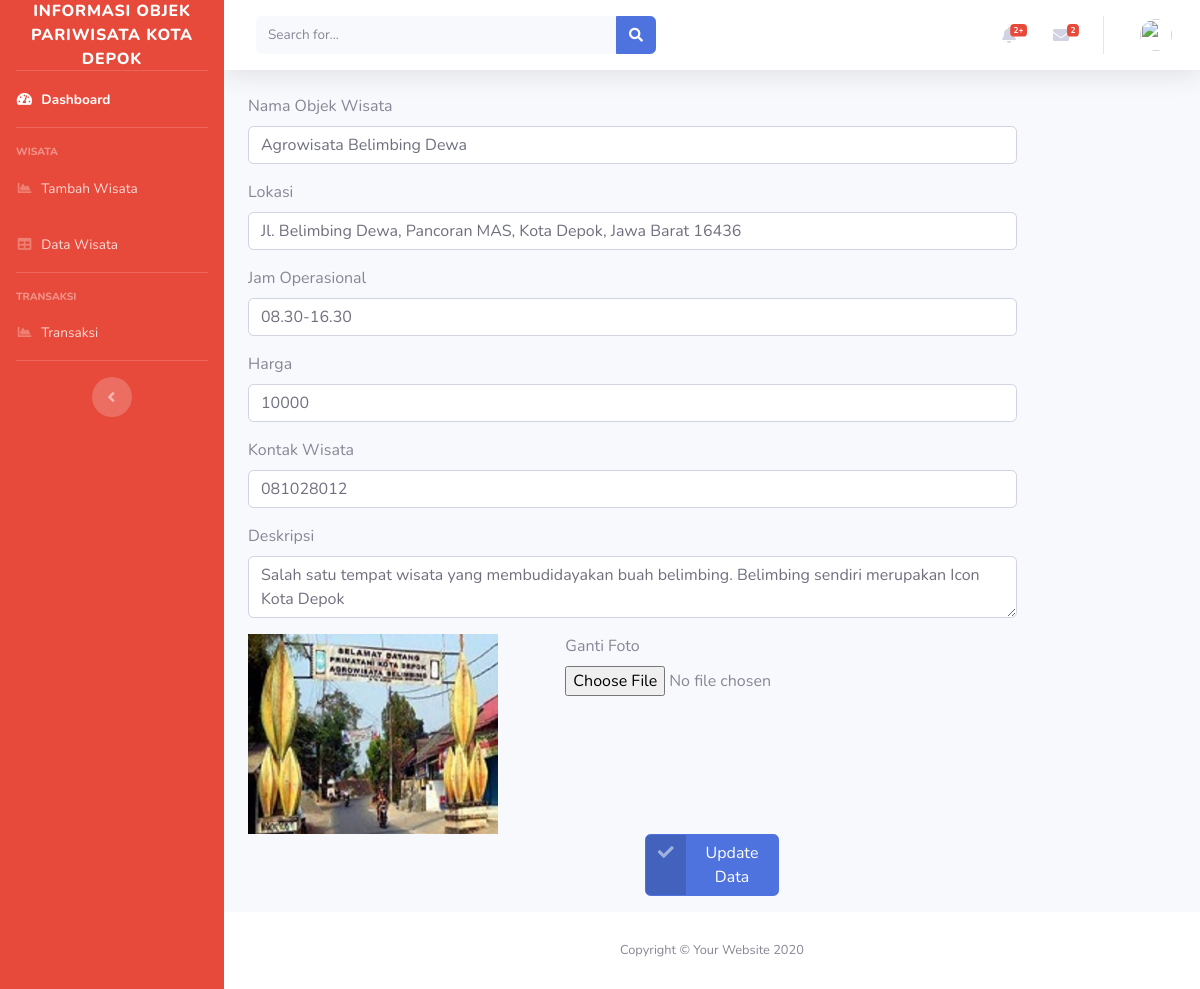
The page /admin/dashboard/edit_wisata/WST0004 on the database its author committed.
### tables this page shows
CREATE TABLE `wisata` (
  `id_wisata` varchar(15) NOT NULL,
  `nama_wisata` varchar(255) NOT NULL,
  `lokasi` varchar(255) NOT NULL,
  `harga` int(20) NOT NULL,
  `jam_operasional` varchar(255) NOT NULL,
  `kontak_wisata` varchar(255) NOT NULL,
  `rating` double NOT NULL,
  `deskripsi` text NOT NULL,
  `gambar` varchar(255) NOT NULL
);

### admin/application/models/Wisata_model.php (called while the page is built, shortened)
<?php
class Wisata_model extends CI_Model {
	public function getWisataSingle($id)
	{
	   $query = $this->db->get_where('wisata',['id_wisata' => $id]);
		 return $query;
	}
}

### admin/application/controllers/Dashboard.php (called while the page is built, shortened)
<?php
class Dashboard extends CI_Controller {
	public function __construct(){
		$this->load->model('Wisata_model');
		$this->load->model('Transaksi_model');
	}
	public function edit_wisata($id)
	{
		$data['wisata'] = $this->Wisata_model->getWisataSingle($id)->row();
		$judul['judul'] = 'Ini Halaman Edit';
		$this->load->view('layouts/header', $judul);
		$this->load->view('dashboard/edit_wisata',$data);
		$this->load->view('layouts/footer');
	}
}

### admin/index.php (called while the page is built, shortened)
<?php
require_once BASEPATH.'core/CodeIgniter.php';

### admin/application/views/dashboard/edit_wisata.php (the view, shortened to what this page needs)
<?= form_open_multipart('Dashboard/proses_edit/'.$wisata->id_wisata,array('method' =>'POST')) ?>
  <div class="container">
    <div class="form-group">
      <div class="row mt-3">
      <div class="col-10">
      <label >Nama Objek Wisata</label>
      <input type="text" class="form-control" name="nama_wisata" value="<?php echo $wisata->nama_wisata; ?>">
    </div>
  </div>
    <div class="row mt-3">
      <div class="col-10">
      <label >Lokasi</label>
      <input type="text" class="form-control" name="lokasi" value="<?php echo $wisata->lokasi; ?>">
    </div>
    </div>
    <div class="row mt-3">
      <div class="col-10">
      <label >Jam Operasional</label>
      <input type="text" class="form-control" name="jam_operasional" value="<?php echo $wisata->jam_operasional; ?>">
    </div>
    </div>
    <div class="row mt-3">
    <div class="col-10">
      <label >Harga</label>
      <input type="text" class="form-control" name="harga" value="<?php echo $wisata->harga; ?>">
    </div>
    </div>
    <div class="row mt-3">
    <div class="col-10">
      <label >Kontak Wisata</label>
      <input type="text" class="form-control" name="kontak_wisata" value="<?php echo $wisata->kontak_wisata; ?>">
    </div>
    </div>
    <div class="row mt-3">
      <div class="col-10">
      <label >Deskripsi</label>
      <textarea class="form-control" name="deskripsi" value="<?php echo $wisata->deskripsi; ?>"><?php echo $wisata->deskripsi; ?></textarea>
    </div>
    </div>
    <div class="row mt-3">
      <div class="col-4">
      <img width="250" height="200" src="<?php echo base_url('uploads/'.$wisata->gambar) ?>" alt="">
      </div>
      <div class="col-6">
        <label for="exampleFormControlFile1">Ganti Foto</label>
        <input type="file" name="gambar" value="<?php echo $wisata->gambar; ?>" class="form-control-file" id="exampleFormControlFile1">
      </div>
  </div>
  <div class="row justify-content-md-center">
    <div class="col-lg-2">
      <button class="btn btn-primary btn-icon-split">
        <span class="icon text-white-50">
          <i class="fas fa-check"></i>
        </span>
        <span class="text">Update Data</span>
      </button>
  </div>
  </div>
  <?php echo form_close() ?>
  </div>
  </div>

### rows shown on the page
wisata: nama_wisata "Agrowisata Belimbing Dewa", lokasi "Jl. Belimbing Dewa, Pancoran MAS, Kota Depok, Jawa Barat 16436", jam_operasional "08.30-16.30", harga "10000", kontak_wisata "081028012", deskripsi "Salah satu tempat wisata yang membudidayakan buah belimbing. Belimbing sendiri merupakan Icon Kota Depok", gambar (picture)
